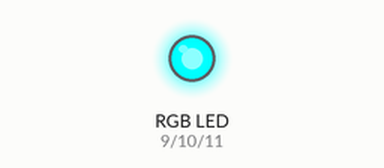
The sketch below on a simulated Arduino Uno, built with avr-gcc and run on an emulated ATmega328P. On the bench: an RGB LED mixed from three pins (HIGH = lit).

Above: at 0.5 s.
At 1.5 s:
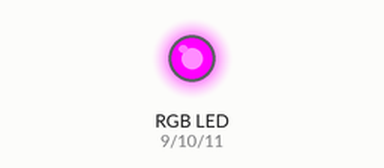
At 5.5 s:
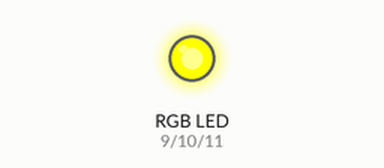
Timing chart, 0 to 6.9 s (numbered marks = the images above):
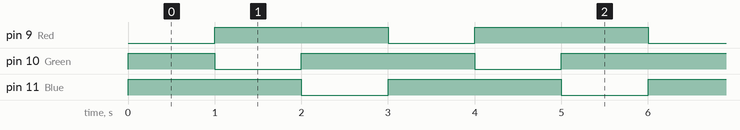

The sketch:

07-4-1_RGB_LED1.ino
```cpp
// Common anode RGB LED
const int Red = 9;
const int Green = 10;
const int Blue = 11;

void setup() {
  pinMode(Red, OUTPUT);
  pinMode(Green, OUTPUT);
  pinMode(Blue, OUTPUT);
}

void loop() {
  analogWrite(Red,0);
  analogWrite(Green,255);
  analogWrite(Blue,255);
  delay(1000);
  analogWrite(Red,255);
  analogWrite(Green,0);
  analogWrite(Blue,255);
  delay(1000);
  analogWrite(Red,255);
  analogWrite(Green,255);
  analogWrite(Blue,0);
  delay(1000);
}
```

Measured:
- by itself, pin 9 (Red), pin 11 (Blue): alternates HIGH for 2.0 s and LOW for 1.0 s
- by itself, pin 10 (Green): repeats every 3.0 s: LOW 1.0 s, HIGH 2.0 s
- by itself, everything shown: repeats every 3.0 s, in 3 steps
